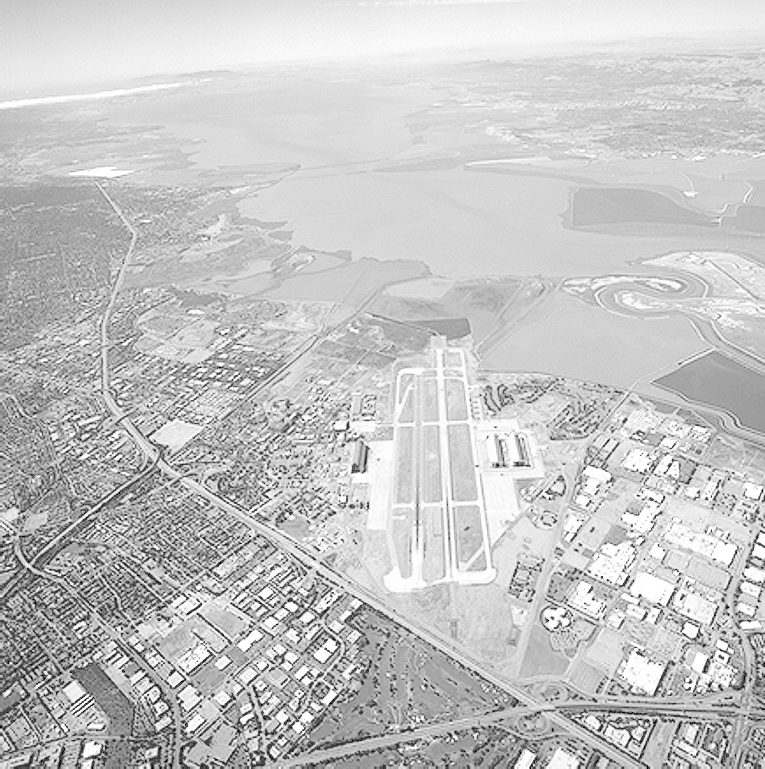
#> input picture resources/runway.png, 765 x 769 px, found by its file name
$ python 05.py
#> lines starting #> are read from the running program, lines starting #| are printed output that depends on the picture
import cv2 as cv
import numpy as np
import matplotlib.pyplot as plt

KERNEL_SIZE = 51
KERNEL_SIGMA = 10

def get_normalized_gaussian_kernal(size: int, sigma: float) -> np.ndarray:
    ax = np.linspace(-(size // 2), size // 2, size)
    Y, X = np.meshgrid(ax, ax)
    kernel = np.exp(-(X**2 + Y**2) / (2. * sigma**2))   # constant factor omitted due to division during normalization
    return kernel / np.sum(kernel)

def main():
    kernel_5x5 = get_normalized_gaussian_kernal(5, 2)
    print(f"5x5 Gaussian Kernal (sigma=2): \n{np.round(kernel_5x5, 3)}")

    kernel_51x51 = get_normalized_gaussian_kernal(51, 10)

    # grid
    ax = np.linspace(-25, 25, 51)
    Y, X = np.meshgrid(ax, ax)

    fig = plt.figure(figsize=(8, 6))
    ax1 = fig.add_subplot(111, projection='3d')
    ax1.plot_surface(X, Y, kernel_51x51, cmap='viridis')
    ax1.set_title("3D Surface of 51x51 Gaussian Kernel")
    ax1.set_zlabel("Height (Coefficient)")

    im = cv.imread('resources/runway.png', cv.IMREAD_GRAYSCALE)
#> im is the input picture: shape (769, 765); min 0, max 255, mean 197.1
    assert im is not None, "Image not found!"

    fig2, (ax2, ax3, ax4) = plt.subplots(1, 3, figsize=(12, 6))

    ax2.imshow(im, cmap='gray')
    ax2.set_title("Original Grayscale Image")
    ax2.axis('off')

    manual_kernel = get_normalized_gaussian_kernal(KERNEL_SIZE, KERNEL_SIGMA)
    im_blurred = cv.filter2D(im, -1, manual_kernel)
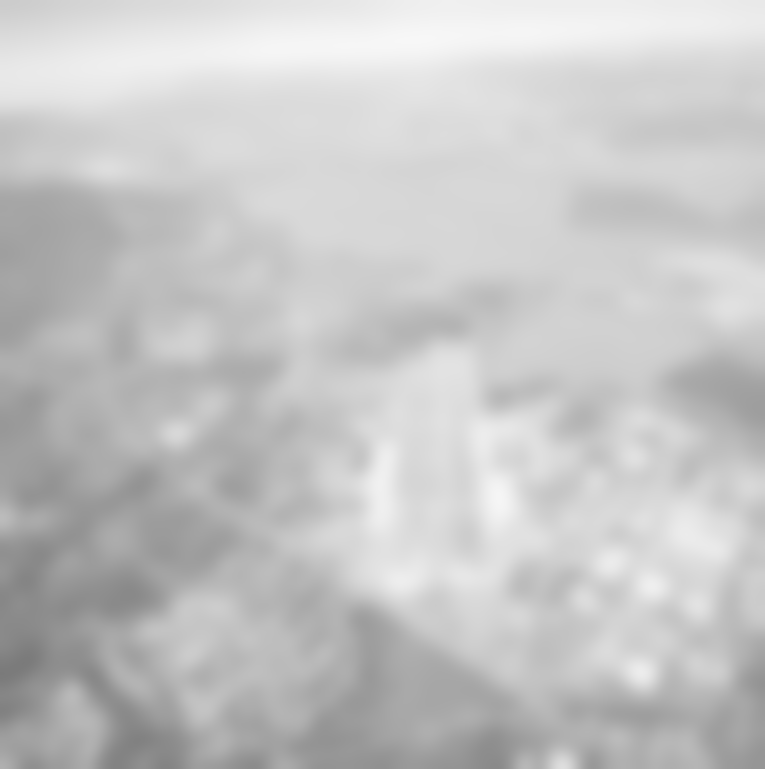
#> im_blurred: shape (769, 765); min 122, max 247, mean 197.1
    ax3.imshow(im_blurred, cmap='gray')
    ax3.set_title("Blurred Image - manual")
    ax3.axis('off')

    im_blurred_cv = cv.GaussianBlur(im, (KERNEL_SIZE, KERNEL_SIZE), KERNEL_SIGMA)
    ax4.imshow(im_blurred_cv, cmap='gray')
    ax4.set_title("Blurred Image - OpenCV")
    ax4.axis('off')

    plt.tight_layout()
    plt.show()
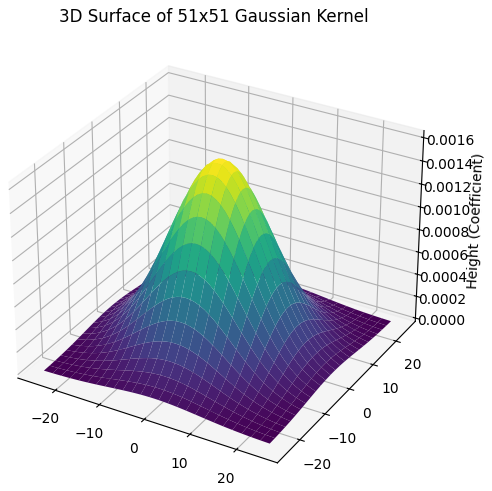
#> figure drawn by matplotlib, 1 panel
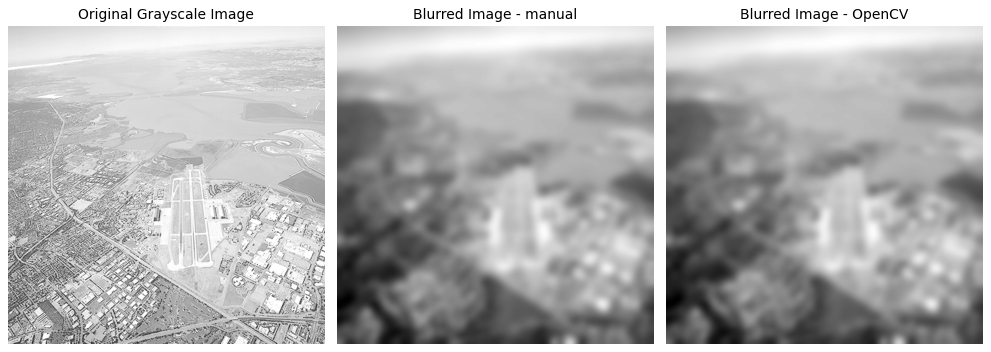
#> figure drawn by matplotlib, 3 panels
main()

$ run again, with resources/cat.png copied over resources/runway.png
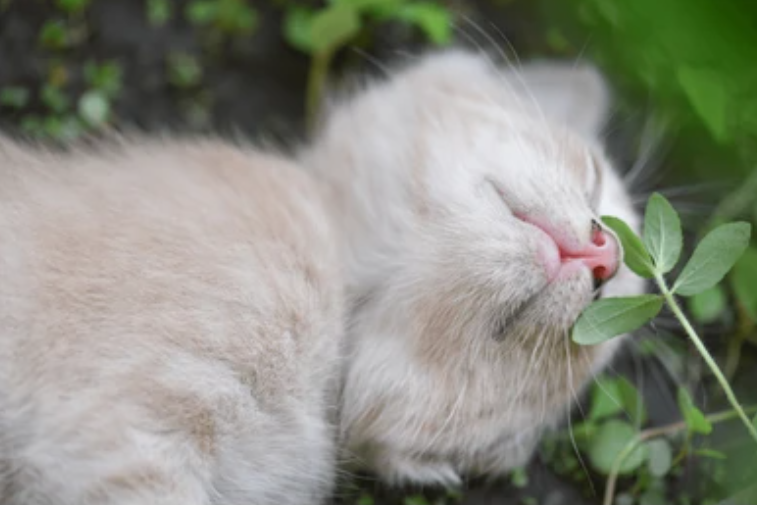
#> input picture resources/cat.png, 757 x 505 px, found by its file name
#> in main, `im_blurred = cv.filter2D(im, -1, manual_kernel)`:
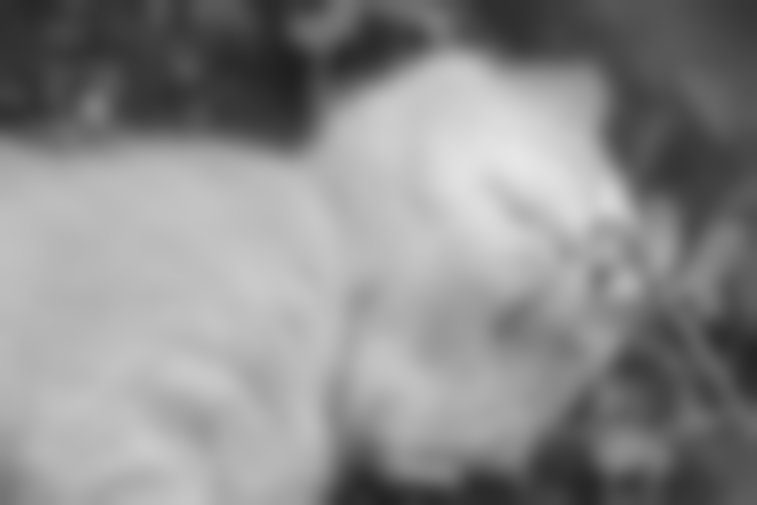
#> im_blurred: shape (505, 757); min 32, max 230, mean 138.4
#> in main, `plt.show()`:
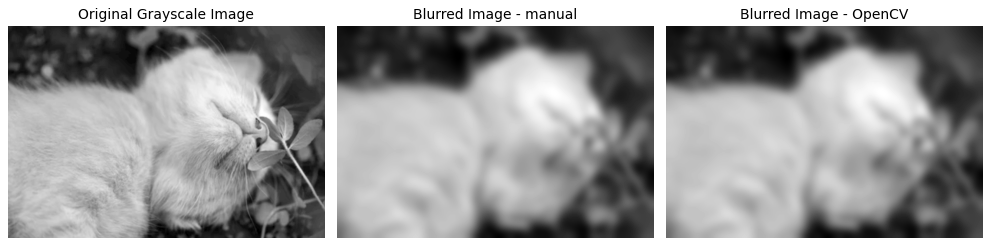
#> figure drawn by matplotlib, 3 panels
